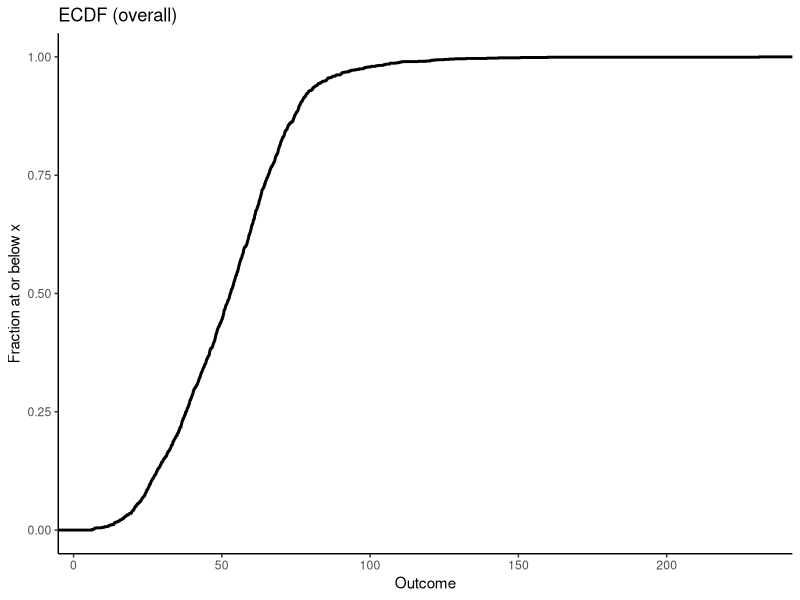
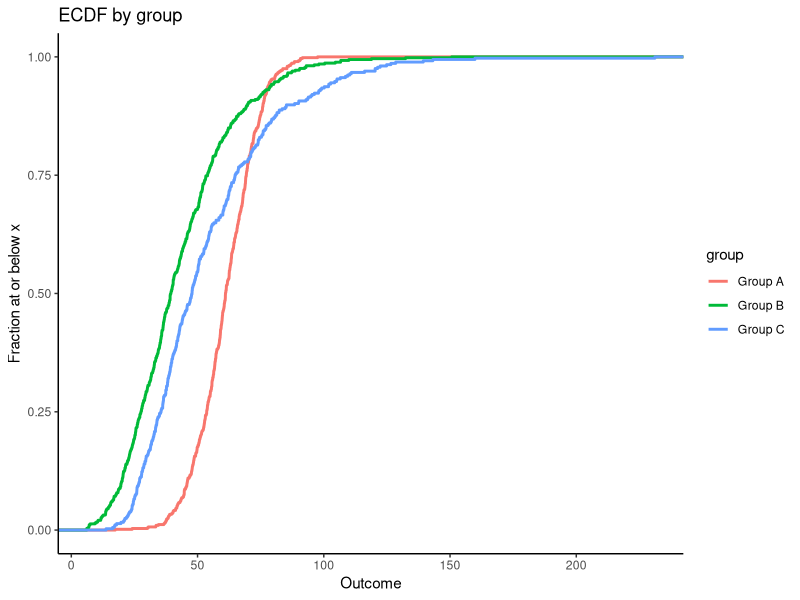
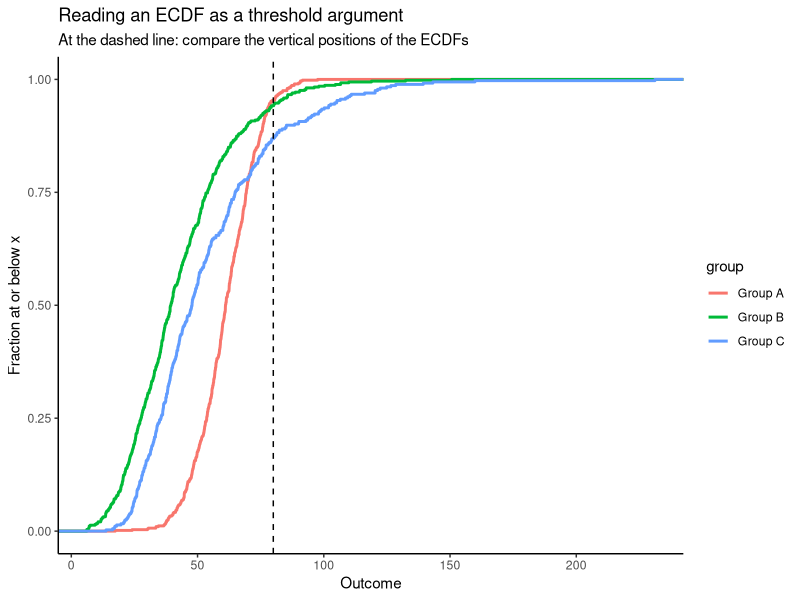
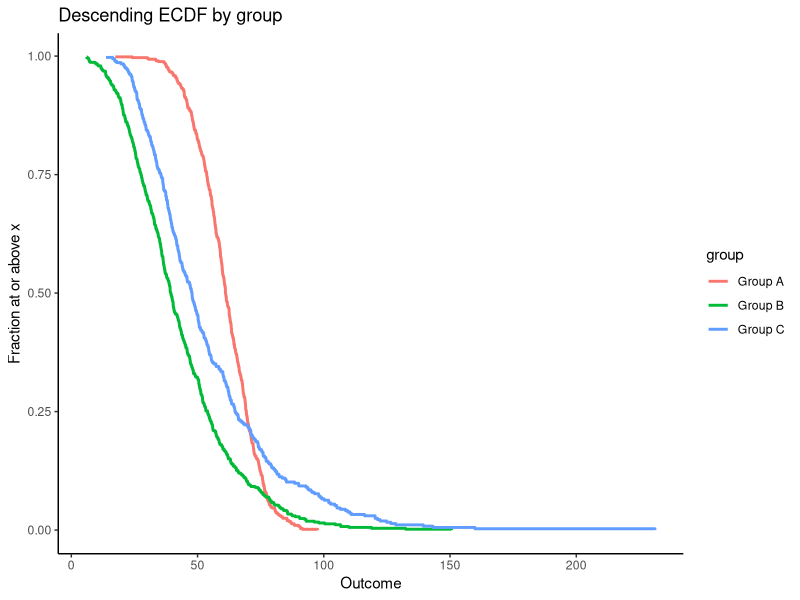
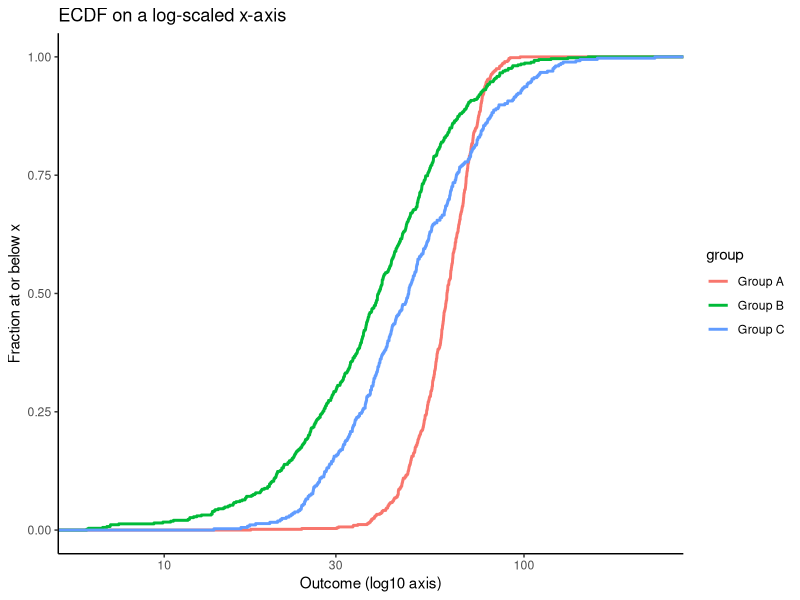
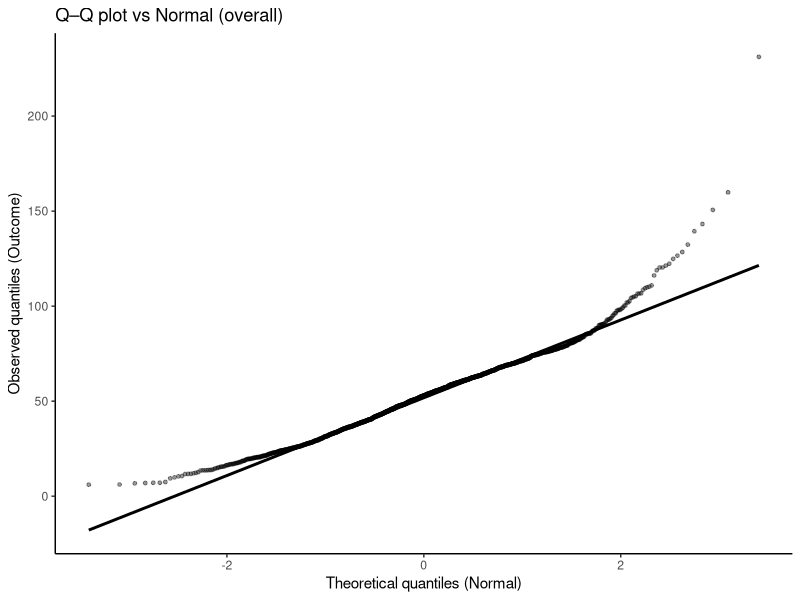
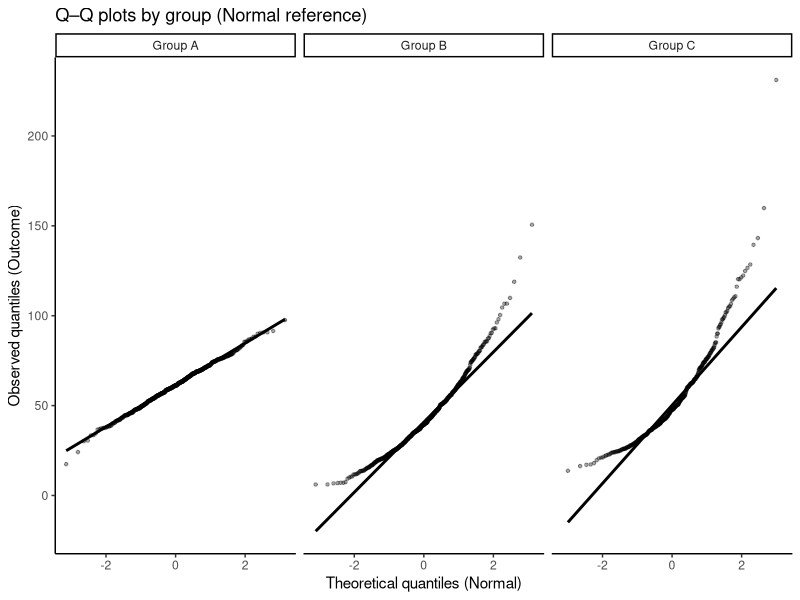
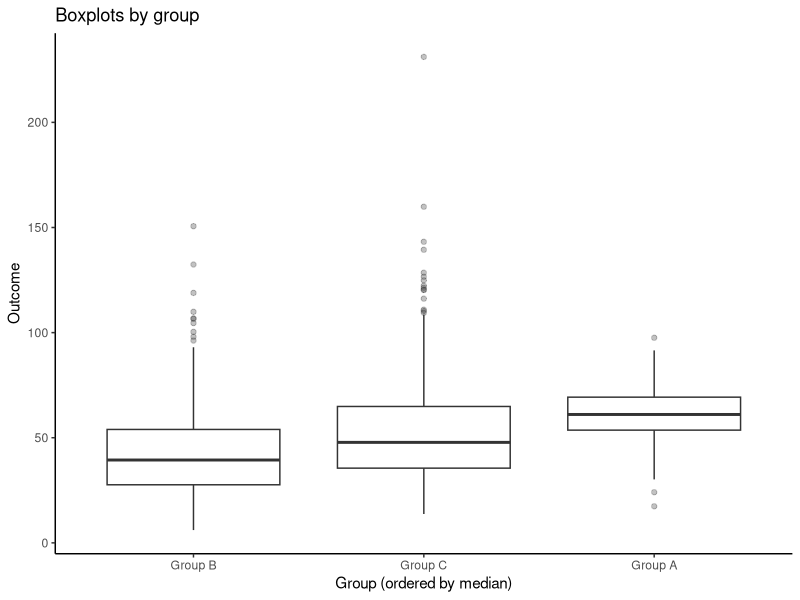

Here is the R script that generated these plots, in order:
## ---- chunk 1
library(ggplot2); library(dplyr); library(tidyr); library(forcats)
set.seed(123)
df <- tibble(
  id = 1:1500,
  group = sample(c("Group A", "Group B", "Group C"), size = 1500, replace = TRUE,
                 prob = c(0.40, 0.35, 0.25)),
  period = sample(paste0("Period ", 1:6), size = 1500, replace = TRUE))
out_a <- rnorm(1500, mean = 55, sd = 10); out_b <- rgamma(1500, shape = 3, scale = 12); out_c <- rlnorm(1500, meanlog = 3.7, sdlog = 0.55)
df <- df %>%
  mutate(
    outcome = case_when(group == "Group A" ~ out_a, group == "Group B" ~ out_b, group == "Group C" ~ out_c),
    outcome = outcome + as.numeric(factor(period)) * 2 + rnorm(1500, 0, 3),
    outcome = pmax(outcome, 0.1),
    outcome_round = round(outcome / 5) * 5,
    outcome_log10 = log10(outcome + 1))
df %>% slice(1:3)
## ---- chunk 2
ggplot(df, aes(x = outcome)) +
  stat_ecdf(linewidth = 1) +
  theme_classic() +
  labs(
    x = "Outcome",
    y = "Fraction at or below x",
    title = "ECDF (overall)"
  )
## ---- chunk 3
ggplot(df, aes(x = outcome, color = group)) +
  stat_ecdf(linewidth = 1) +
  theme_classic() +
  labs(x = "Outcome", y = "Fraction at or below x", title = "ECDF by group")
## ---- chunk 4
threshold <- 80

ggplot(df, aes(x = outcome, color = group)) +
  stat_ecdf(linewidth = 1) +
  geom_vline(xintercept = threshold, linetype = "dashed") +
  theme_classic() +
  labs(
    x = "Outcome",
    y = "Fraction at or below x",
    title = "Reading an ECDF as a threshold argument",
    subtitle = "At the dashed line: compare the vertical positions of the ECDFs"
  )
## ---- chunk 5
df_dec <- df %>%
  group_by(group) %>%
  arrange(outcome, .by_group = TRUE) %>%
  mutate(ecdf = row_number() / n(),
         dec_ecdf = 1 - ecdf) %>% 
  ungroup()
ggplot(df_dec, aes(x = outcome, y = dec_ecdf, color = group)) +
  geom_step(linewidth = 1) +
  theme_classic() +
  labs(x = "Outcome", y = "Fraction at or above x", title = "Descending ECDF by group")
## ---- chunk 6
ggplot(df, aes(x = outcome, color = group)) +
  stat_ecdf(linewidth = 1) +
  scale_x_log10() +
  theme_classic() +
  labs(x = "Outcome (log10 axis)", y = "Fraction at or below x", title = "ECDF on a log-scaled x-axis")
## ---- chunk 7
ggplot(df, aes(sample = outcome)) +
  stat_qq(alpha = 0.4, size = 1) +
  stat_qq_line(linewidth = 1) +
  theme_classic() +
  labs(title = "Q–Q plot vs Normal (overall)", x = "Theoretical quantiles (Normal)", y = "Observed quantiles (Outcome)")
## ---- chunk 8
ggplot(df, aes(sample = outcome)) +
  stat_qq(alpha = 0.35, size = 0.9) +
  stat_qq_line(linewidth = 1) +
  facet_wrap(~ group, nrow = 1) +
  theme_classic() +
  labs(title = "Q–Q plots by group (Normal reference)", x = "Theoretical quantiles (Normal)", y = "Observed quantiles (Outcome)")
## ---- chunk 9
ggplot(df, aes(x = fct_reorder(group, outcome, .fun = median), y = outcome)) +
  geom_boxplot(outlier.alpha = 0.3) +
  theme_classic() +
  labs(x = "Group (ordered by median)", y = "Outcome", title = "Boxplots by group")
## ---- chunk 10
ggplot(df, aes(x = fct_reorder(group, outcome, .fun = median), y = outcome)) +
  geom_point(position = position_jitter(width = 0.15, height = 0), alpha = 0.25, size = 1.2) +
  geom_boxplot(width = 0.35, outlier.alpha = 0.0) +
  theme_classic() +
  labs(x = "Group (ordered by median)", y = "Outcome", title = "Boxplots with jittered raw points")
## ---- chunk 11
ggplot(df, aes(x = fct_reorder(group, outcome, .fun = median), y = outcome)) +
  geom_violin(trim = TRUE, alpha = 0.4) +
  theme_classic() +
  labs(x = "Group (ordered by median)", y = "Outcome", title = "Violin plots by group")
## ---- chunk 12
ggplot(df, aes(x = outcome)) +
  geom_density(linewidth = 1) +
  facet_grid(group ~ period) +
  theme_classic() +
  labs(x = "Outcome", y = "Density", title = "Many distributions at once (small multiples)")
## ---- chunk 13
library(ggridges)
ggplot(df, aes(x = outcome, y = period, fill = period)) +
  geom_density_ridges(scale = 1.2, alpha = 0.6, color = "white", linewidth = 0.2) +
  facet_wrap(~ group, nrow = 1) +
  theme_classic() +
  theme(legend.position = "none") +
  labs(x = "Outcome", y = "Period", title = "Ridgelines by group (ordered distributions)")
## ---- chunk 14
ggplot(df, aes(x = outcome, color = group)) +
  stat_ecdf(linewidth = 1) +
  facet_wrap(~ period, nrow = 2) +
  theme_classic() +
  labs(
    x = "Outcome",
    y = "Fraction at or below x",
    title = "ECDFs across an ordered variable (facets)",
    subtitle = "Same encoding, repeated panels"
  )
## ---- chunk 15
ggplot(df, aes(x = outcome)) +
  stat_ecdf(linewidth = 1) +
  facet_wrap(~ group, scales = "free_x", nrow = 1) +
  theme_classic() +
  labs(x = "Outcome (free x-scale per panel)", y = "Fraction at or below x", title = "Caution: free scales change the comparison")
## ---- chunk 16
p_save <- ggplot(df, aes(x = outcome, color = group)) +
  stat_ecdf(linewidth = 1) +
  theme_classic() +
  labs(
    x = "Outcome",
    y = "Fraction at or below x",
    title = "ECDF by group"
  )

ggsave(
  filename = "ecdf_by_group.png",
  plot = p_save,
  width = 7,
  height = 4,
  dpi = 300
)
